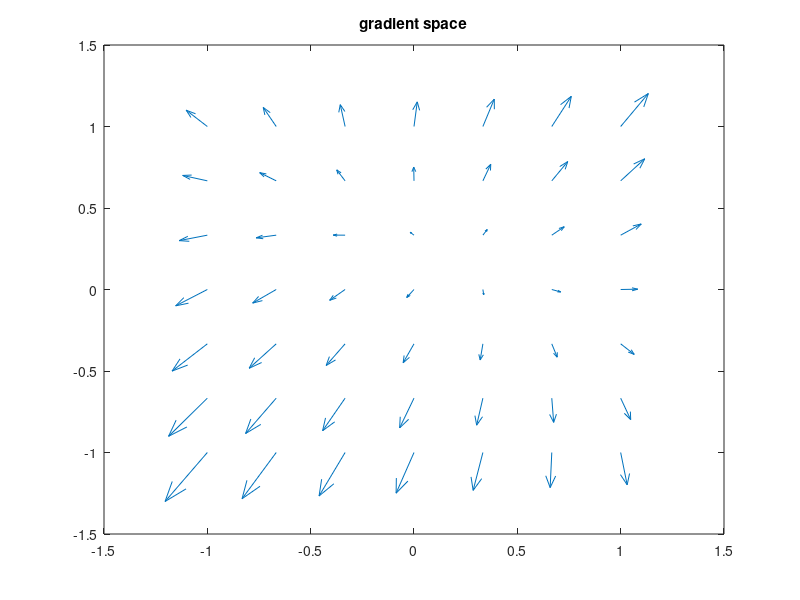
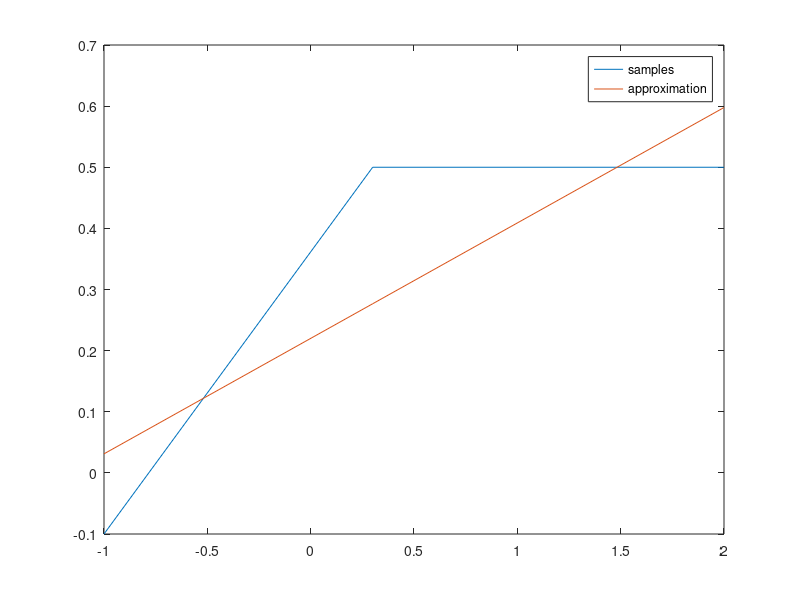
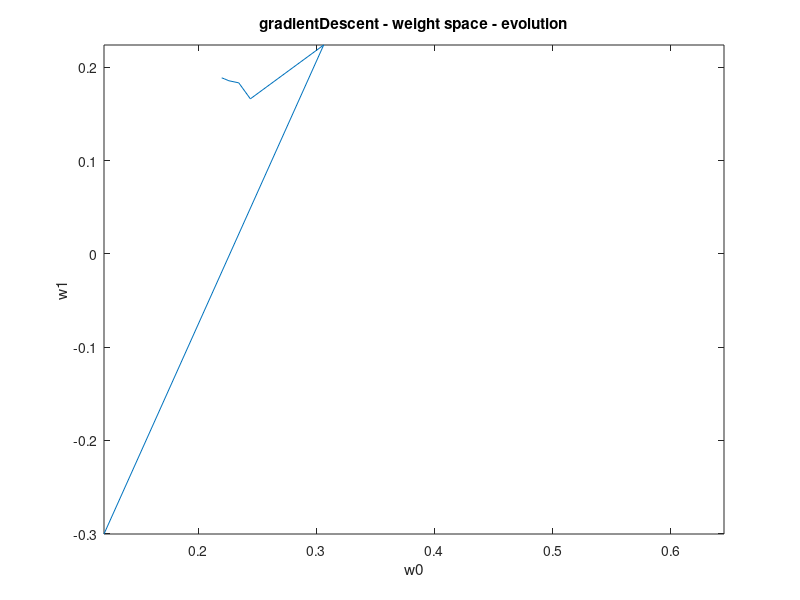
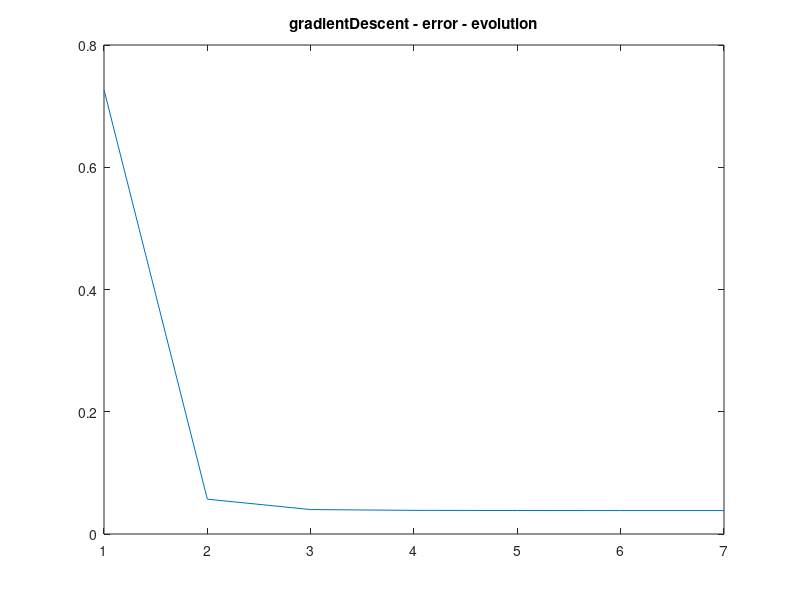

Write MATLAB code to recreate these figures, in order.
#! /usr/bin/octave -qf

#
# Here we are comparing 3 different learning algorithms,
# demonstrated on a simple perceptron.
# i)   gradient decsent
# ii)  line-search
# iii) conjugate gradient descent
#


# X' = transposed(X)


# Weight vector: w[0=>threshold, 1=>input-weight]
global wInit = 0.5;
global w = [0.0; 0.0]

# Output vector: t[trainingSampleId]
global t = [-0.1, 0.5, 0.5]

# Input matrix: X[trainingSampleId][0=>bias, 1=>input]
global input = [-1.0, 0.3, 2.0]
global X = [1.0, 1.0, 1.0; input]


global ErrorStop = 0.1;

# the training error
function _Error = Error()
	global X
	global w
	global t
	_Error = 0.5 * sumsq(w' * X - t);
endfunction

# H = 2XX'
function _H = H()
	global X
	_H = 2 * X * X';
endfunction

# Returns the gradient for the current error
function _gradient = gradient()
	global w
	global X
	global t
	b = -2 * X * t';
	_gradient = H() * w + b;
endfunction

#################################

global w0
global w1
global e

function learn_init()
	global wInit;
	global w;
	global w0;
	global w1;
	global e;

	w(1) = unifrnd(-wInit, wInit);
	w(2) = unifrnd(-wInit, wInit);

	# save w0/1 for plotting
	w0 = [w(1)];
	w1 = [w(2)];

	e  = [Error()];
endfunction

# 5.1.a Gradient Descent
function learn_gradientDescent()
	global w;
	global w0;
	global w1;
	global e;

	iterations = 6;
	rate = 0.1;
	for i = 1:iterations
		g = gradient();
		w = w - rate * g;
		w0(end+1) = w(1);
		w1(end+1) = w(2);
		e(end+1)  = Error();
	endfor
endfunction

# 5.1.b Line search
function learn_lineSearch()
	global w;
	global w0;
	global w1;
	global e;

	iterations = 6;
	for i = 1:iterations
		g = gradient();
		alpha = - (g' * g) / (g' * H() * g);
		w = w + alpha * g;
		w0(end+1) = w(1);
		w1(end+1) = w(2);
		e(end+1)  = Error();
	endfor
endfunction

# 5.1.c Conjugate Gradient
function learn_conjugateGradient()
	global w;
	global w0;
	global w1;
	global e;
	global ErrorStop;

	gold = gradient();
	w = -gold;
	d = -gold;
	iterations = 6;
	for i = 1:iterations
		alpha = -(d' * gold) / (d' * H() * d);
		w = w + alpha * d;
		gnew = gradient();
		beta = -(gnew' * gnew) / (gold' * gold);
		d = gnew + beta * d;
		gold = gnew;

		w0(end+1) = w(1);
		w1(end+1) = w(2);
		e(end+1)  = Error();
		if (e(end) < ErrorStop)
			break;
		endif
	endfor
endfunction


function plotLearningResults(methodName)
	global input;
	global X;
	global t;
	global w;
	global w0;
	global w1;
	global e;

	# Plot the samples vs the approximation
	output = t;
	approxOutput = w' * X;
	title(strcat(methodName, " - target space - samples and approximation"))
	plot(input, [output; approxOutput])
	legend(["samples"; "approximation"]);
	print(strcat(methodName, "_approximation.png"), "-dpng")

	# Plot the weights evolution over the iteration steps
	plot(w0, w1)
	title(strcat(methodName, " - weight space - evolution"))
	xlabel("w0");
	ylabel("w1");
	w0Min = min(w0);
	w0Max = max(w0);
	w0Scale = w0Max - w0Min;
	w1Min = min(w1);
	w1Max = max(w1);
	w1Scale = w1Max - w1Min;
	wScaleMax = max([w0Scale, w1Scale]);
	w0Max = w0Min + wScaleMax;
	w1Max = w1Min + wScaleMax;
	axis([w0Min w0Max w1Min w1Max])
	print(strcat(methodName, "_weightsEvolution.png"), "-dpng")

	# Plot the error evolution over the iteration steps
	plot(e)
	title(strcat(methodName, " - error - evolution"))
	print(strcat(methodName, "_errorsEvolution.png"), "-dpng")
endfunction


function plotGradients(doPlot)
	global w;
	global gX;
	global gY;
	global gU;
	global gV;

	wReach = 1.0;
	w0Min = -wReach;
	w0Max =  wReach;
	w1Min = -wReach;
	w1Max =  wReach;

	steps = 6;

	w0Step = (w0Max - w0Min) / steps;
	w1Step = (w1Max - w1Min) / steps;

	gX = [];
	gY = [];
	gU = [];
	gV = [];

	iterations = 6;
	for iW0 = 0:steps
		w(1) = w0Min + iW0*w0Step;
		for iW1 = 0:steps
			w(2) = w1Min + iW1*w1Step;
			grad = gradient();
			gX(end+1) = w(1);
			gY(end+1) = w(2);
			gU(end+1) = grad(1);
			gV(end+1) = grad(2);
		endfor
	endfor

	if (doPlot)
		# Plot the gradient field
		quiver(gX, gY, gU, gV)
		title("gradient space")
		print("gradientSpace.png", "-dpng")
	endif
endfunction


global gX;
global gY;
global gU;
global gV;
plotGradients(1)

learn_init()
learn_gradientDescent()
plotLearningResults("gradientDescent")

learn_init()
learn_lineSearch()
plotLearningResults("lineSearch")

learn_init()
learn_conjugateGradient()
plotLearningResults("conjugateGradient")
